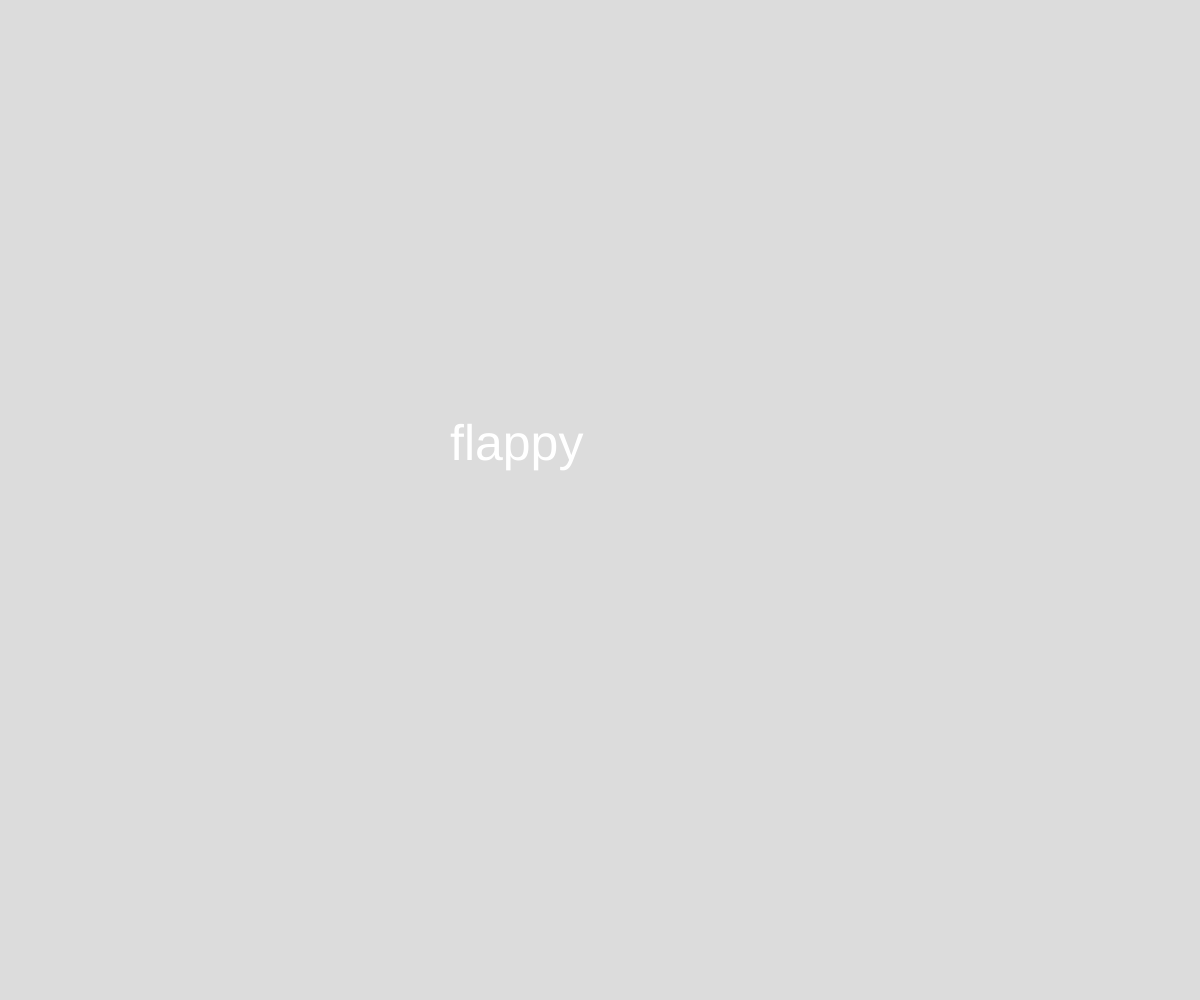
Frame 1 (no input)
Frame 60 (no input): identical to frame 1, image omitted
Frame 120 (the mouse pressed at the canvas centre since frame 60): identical to frame 1, image omitted

The p5.js sketch that drew this single still picture (run headless with seeded random() and noise() and a simulated clock; from frame 60 on, the mouse is pressed at the canvas centre):

// p5.js sketch
// ── sketch.js
var estado = 0;

var pajaro;
var barra = [];
var tampa = 30;

function setup() {
  createCanvas(windowWidth, windowHeight);
  pajaro = new pajarito();
}

function draw() {
  background(220);


  if (estado == 0) {
    textSize(50);
    fill(255);
    text('flappy', windowWidth / 2 - 150, windowHeight / 2 - 40);
  } else if (estado == 1) {


    if (frameCount % 80 == 20) {
      barra.push(new barras());
    }

    for (var i = 0; i < barra.length; i = i + 1) {
      barra[i].dibujarseb();
      barra[i].moverseb();

      if (barra[i].x > (width / 4) && barra[i].x < width/4 + 20 ) {
        if (barra[i].altot >= pajaro.y) {
          estado = 2;
      		}
        if (height-barra[i].altob <= pajaro.y ) {
          estado = 2;
        }
      }

      pajaro.dibujarsep();
    }
    pajaro.moversep();
  } else if (estado == 2) {
    text('perdiste', windowWidth / 2 - 150, windowHeight / 2 - 40);
  }
}

function keyPressed() {
  if (key == ' ') {
    pajaro.subirp();

  }
}

function pajarito() {
  this.x = width / 4;
  this.y = height / 2;
  this.velo = 0.5;
  this.fuer = -15;
  this.grave = 0.8;

  this.dibujarsep = function() {
    fill(255);
    ellipse(this.x, this.y, tampa, tampa);

  }
  this.moversep = function() {
    this.velo = this.velo + this.grave;
    this.velo = this.velo * 0.9;
    this.y = this.y + this.velo;
    if (this.y > height) {
      this.y = height;
      this.velo = 0;
    }
    if (this.y < 0) {
      this.y = 0;
      this.velo = 0;
    }
  }
  this.subirp = function() {
    this.velo = (this.velo + this.fuer);

  }
  this.perder = function() {
    estado = 2;

  }
}

function barras() {
  this.altot = random(0, height / 2);
  this.altob = random(0, height / 2);
  this.x = width;
  this.velb = 2;

  this.dibujarseb = function() {
    fill(0);
    rect(this.x, height - this.altob, 20, this.altob);
    rect(this.x, 0, 20, this.altot);
  }
  this.moverseb = function() {
    this.x = this.x - this.velb;
  }

}
function mouseReleased() {
	if (estado==0){
    estado=1;
  }else if (estado==2){
  estado=1;
  }
  
  

}
